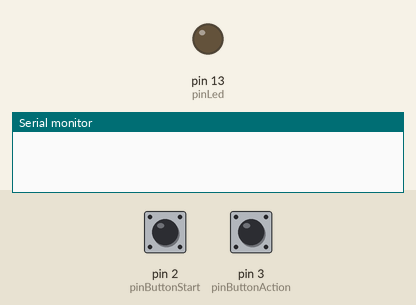
Recording of a sketch running on a simulated Arduino Uno, built with avr-gcc and run on an emulated ATmega328P. Parts: output pins drawn as LEDs (lit = HIGH), the last lines printed to the serial monitor. The inputs (shaded band) are chosen by the test bench; at power-on: pin 2 (pinButtonStart) HIGH, pin 3 (pinButtonAction) HIGH. Random numbers use the default seed unless the sketch sets one.

Above: at 1.2 s.
1.3 s: pin 2 (pinButtonStart) pulled LOW for 0.15 s
At 3.0 s:
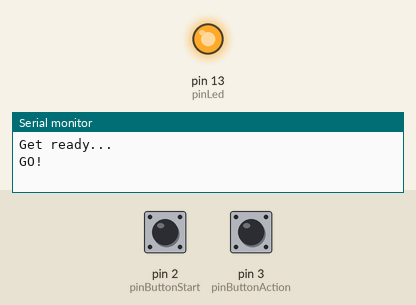
4.1 s: pin 3 (pinButtonAction) pulled LOW for 0.15 s
At 5.1 s:
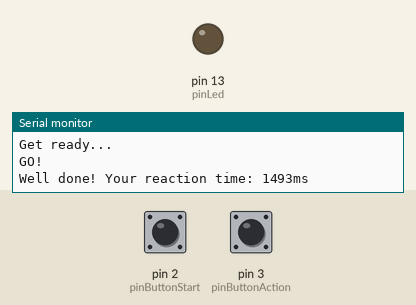
5.7 s: pin 2 (pinButtonStart) pulled LOW for 1 s
At 8.2 s:
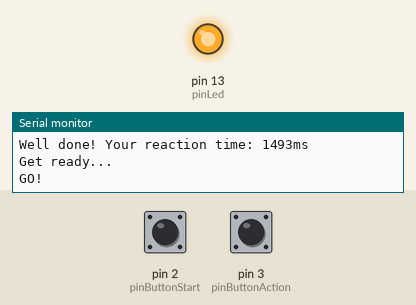
8.9 s: pin 3 (pinButtonAction) pulled LOW for 1 s
At 10.0 s:
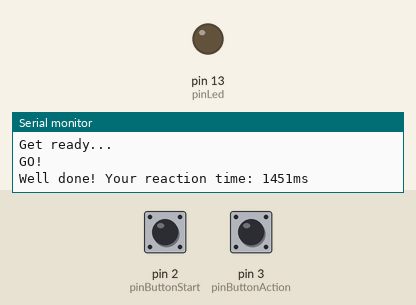
Timing chart, 0 to 11.9 s (numbered marks = the images above; inputs shaded):
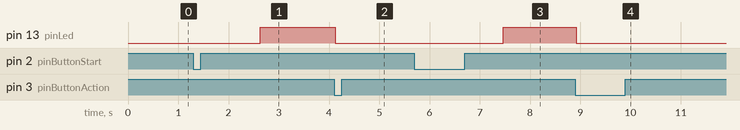

Measured:
- after the input at 1.3 s, pin 13 (pinLed): LOW → HIGH after 1.3 s
- after the input at 4.1 s, pin 13 (pinLed): HIGH → LOW at once
- after the input at 5.7 s, pin 13 (pinLed): LOW → HIGH after 1.8 s
- after the input at 8.9 s, pin 13 (pinLed): HIGH → LOW at once

The sketch:

FasterClickerWithAceButtonLib.ino
```cpp
/*
 * This version of the game uses a button lib: https://github.com/bxparks/AceButton
 * This makes the code easier to read and way simpler, but uses a bit more memory
 * Version without lib: Program storage space: 5530 bytes (19%) - dynamic memory: 257 bytes (10%)
 * Version with lib: Program storage space: 6798 bytes (23%) - dynamic memory: 345 bytes (13%)
 *
 * This lib uses a "lot" of memory, mainly because we need to create 2 ButtonConfig objects.
 */

#include <AceButton.h>
using namespace ace_button;

const int pinLed = LED_BUILTIN;

const int pinButtonStart = 2;
const int pinButtonAction = 3;

// As we use 2 buttons, we need to create separate button configs first
ButtonConfig startConfig;
AceButton startButton(&startConfig);
ButtonConfig actionConfig;
AceButton actionButton(&actionConfig);

bool needsToStart = false;
bool hasStarted = false;

// Time in ms when the count will start
long timeToStart = 0;
// Time in ms when we actually starts to count
long timeStarted = 0;
// Time when the action button was pushed
long timeStopped = 0;

void handleStartEvent(AceButton* /* button */, uint8_t eventType, uint8_t buttonState);
void handleActionEvent(AceButton* /* button */, uint8_t eventType, uint8_t buttonState);

void setup() {
    Serial.begin(9600);

    pinMode(pinLed, OUTPUT);

    startConfig.setEventHandler(handleStartEvent);
    startConfig.setFeature(ButtonConfig::kFeatureClick);
    pinMode(pinButtonStart, INPUT_PULLUP);
    startButton.init(pinButtonStart, HIGH, 0);

    actionConfig.setEventHandler(handleActionEvent);
    actionConfig.setFeature(ButtonConfig::kFeatureClick);
    pinMode(pinButtonAction, INPUT_PULLUP);
    actionButton.init(pinButtonAction, HIGH, 1);
}

void loop() {
    startButton.check();
    actionButton.check();

    unsigned long currentTime = millis();

    if (needsToStart && currentTime >= timeToStart) {
        hasStarted = true;
        timeStarted = currentTime;
        digitalWrite(pinLed, HIGH);
        needsToStart = false;
        Serial.println("GO!");
    }
}

void handleStartEvent(AceButton* /* button */, uint8_t eventType, uint8_t buttonState) {
    if (eventType == AceButton::kEventPressed) {
        unsigned long currentTime = millis();
        long startDelay = random(500, 2500);
        timeToStart = currentTime + startDelay;
        needsToStart = true;
        Serial.println("Get ready...");
    }
}

void handleActionEvent(AceButton* /* button */, uint8_t eventType, uint8_t buttonState) {
    if (eventType == AceButton::kEventPressed) {
        if (hasStarted) {
            unsigned long currentTime = millis();
            timeStopped = currentTime;
            int pushDelay = timeStopped - timeStarted;
            reset();

            Serial.print("Well done! Your reaction time: ");
            Serial.print(pushDelay);
            Serial.println("ms");
        } else if (needsToStart) {
            Serial.println("Hmm... Are you trying to cheat?");
            Serial.println("Game has been reset");
            reset();
        }
    }
}

void reset() {
    digitalWrite(pinLed, LOW);

    needsToStart = false;
    hasStarted = false;

    timeToStart = 0;
    timeStarted = 0;
    timeStopped = 0;
}
```
